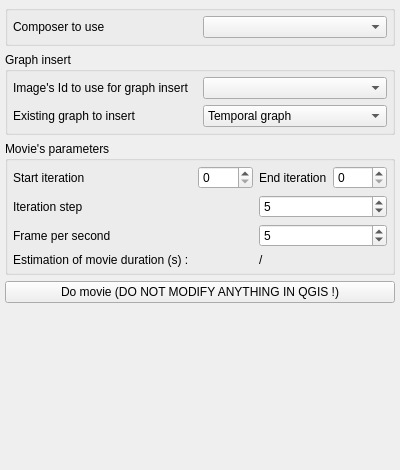
<?xml version="1.0" encoding="UTF-8"?>
<ui version="4.0">
 <class>Export_Animation</class>
 <widget class="QWidget" name="Export_Animation">
  <property name="geometry">
   <rect>
    <x>0</x>
    <y>0</y>
    <width>400</width>
    <height>470</height>
   </rect>
  </property>
  <property name="windowTitle">
   <string>Form</string>
  </property>
  <layout class="QVBoxLayout" name="verticalLayout_2">
   <property name="leftMargin">
    <number>5</number>
   </property>
   <property name="topMargin">
    <number>5</number>
   </property>
   <property name="rightMargin">
    <number>5</number>
   </property>
   <property name="bottomMargin">
    <number>5</number>
   </property>
   <item>
    <layout class="QVBoxLayout" name="verticalLayout">
     <item>
      <widget class="QGroupBox" name="groupBox_20">
       <property name="sizePolicy">
        <sizepolicy hsizetype="Preferred" vsizetype="Preferred">
         <horstretch>0</horstretch>
         <verstretch>0</verstretch>
        </sizepolicy>
       </property>
       <property name="title">
        <string/>
       </property>
       <layout class="QGridLayout" name="gridLayout_20">
        <property name="leftMargin">
         <number>5</number>
        </property>
        <property name="topMargin">
         <number>5</number>
        </property>
        <property name="rightMargin">
         <number>5</number>
        </property>
        <property name="bottomMargin">
         <number>5</number>
        </property>
        <item row="0" column="0">
         <widget class="QLabel" name="label_23">
          <property name="text">
           <string>Composer to use</string>
          </property>
         </widget>
        </item>
        <item row="0" column="1">
         <widget class="QComboBox" name="comboBox_compositions"/>
        </item>
       </layout>
      </widget>
     </item>
     <item>
      <widget class="QGroupBox" name="groupBox_21">
       <property name="sizePolicy">
        <sizepolicy hsizetype="Preferred" vsizetype="Preferred">
         <horstretch>0</horstretch>
         <verstretch>0</verstretch>
        </sizepolicy>
       </property>
       <property name="toolTip">
        <string/>
       </property>
       <property name="title">
        <string>Graph insert</string>
       </property>
       <layout class="QGridLayout" name="gridLayout_21">
        <property name="leftMargin">
         <number>5</number>
        </property>
        <property name="topMargin">
         <number>5</number>
        </property>
        <property name="rightMargin">
         <number>5</number>
        </property>
        <property name="bottomMargin">
         <number>5</number>
        </property>
        <item row="0" column="0">
         <widget class="QLabel" name="label_24">
          <property name="minimumSize">
           <size>
            <width>0</width>
            <height>20</height>
           </size>
          </property>
          <property name="text">
           <string>Image's Id to use for graph insert</string>
          </property>
          <property name="wordWrap">
           <bool>false</bool>
          </property>
         </widget>
        </item>
        <item row="1" column="0">
         <widget class="QLabel" name="label_28">
          <property name="text">
           <string>Existing graph to insert</string>
          </property>
         </widget>
        </item>
        <item row="0" column="1">
         <widget class="QComboBox" name="comboBox_8"/>
        </item>
        <item row="1" column="1">
         <widget class="QComboBox" name="comboBox_9">
          <item>
           <property name="text">
            <string>Temporal graph</string>
           </property>
          </item>
          <item>
           <property name="text">
            <string>Flow graph</string>
           </property>
          </item>
         </widget>
        </item>
       </layout>
      </widget>
     </item>
     <item>
      <widget class="QGroupBox" name="groupBox_22">
       <property name="sizePolicy">
        <sizepolicy hsizetype="Preferred" vsizetype="Preferred">
         <horstretch>0</horstretch>
         <verstretch>0</verstretch>
        </sizepolicy>
       </property>
       <property name="title">
        <string>Movie's parameters</string>
       </property>
       <layout class="QGridLayout" name="gridLayout_22">
        <property name="leftMargin">
         <number>5</number>
        </property>
        <property name="topMargin">
         <number>5</number>
        </property>
        <property name="rightMargin">
         <number>5</number>
        </property>
        <property name="bottomMargin">
         <number>5</number>
        </property>
        <item row="0" column="4">
         <widget class="QSpinBox" name="spinBox_3"/>
        </item>
        <item row="1" column="0">
         <widget class="QLabel" name="label_27">
          <property name="text">
           <string>Iteration step</string>
          </property>
         </widget>
        </item>
        <item row="2" column="0">
         <widget class="QLabel" name="label_29">
          <property name="text">
           <string>Frame per second</string>
          </property>
         </widget>
        </item>
        <item row="0" column="3">
         <widget class="QLabel" name="label_26">
          <property name="text">
           <string>End iteration</string>
          </property>
         </widget>
        </item>
        <item row="2" column="3" colspan="2">
         <widget class="QSpinBox" name="spinBox_fps">
          <property name="minimum">
           <number>3</number>
          </property>
          <property name="value">
           <number>5</number>
          </property>
         </widget>
        </item>
        <item row="1" column="3" colspan="2">
         <widget class="QSpinBox" name="spinBox_4">
          <property name="value">
           <number>5</number>
          </property>
         </widget>
        </item>
        <item row="0" column="2">
         <widget class="QSpinBox" name="spinBox_2"/>
        </item>
        <item row="0" column="0">
         <widget class="QLabel" name="label_25">
          <property name="text">
           <string>Start iteration</string>
          </property>
         </widget>
        </item>
        <item row="3" column="0">
         <widget class="QLabel" name="label_30">
          <property name="maximumSize">
           <size>
            <width>16777215</width>
            <height>20</height>
           </size>
          </property>
          <property name="text">
           <string>Estimation of movie duration (s) : </string>
          </property>
         </widget>
        </item>
        <item row="3" column="3" colspan="2">
         <widget class="QLabel" name="label_tempsvideo">
          <property name="text">
           <string>/</string>
          </property>
         </widget>
        </item>
       </layout>
      </widget>
     </item>
     <item>
      <widget class="QPushButton" name="pushButton_film">
       <property name="sizePolicy">
        <sizepolicy hsizetype="Preferred" vsizetype="Fixed">
         <horstretch>0</horstretch>
         <verstretch>0</verstretch>
        </sizepolicy>
       </property>
       <property name="text">
        <string>Do movie (DO NOT MODIFY ANYTHING IN QGIS !)</string>
       </property>
       <property name="icon">
        <iconset>
         <normaloff>:/plugins/PostTelemac/icons/Play_48x48.png</normaloff>:/plugins/PostTelemac/icons/Play_48x48.png</iconset>
       </property>
      </widget>
     </item>
     <item>
      <spacer name="verticalSpacer_3">
       <property name="orientation">
        <enum>Qt::Vertical</enum>
       </property>
       <property name="sizeHint" stdset="0">
        <size>
         <width>20</width>
         <height>40</height>
        </size>
       </property>
      </spacer>
     </item>
    </layout>
   </item>
  </layout>
 </widget>
 <resources/>
 <connections/>
</ui>
